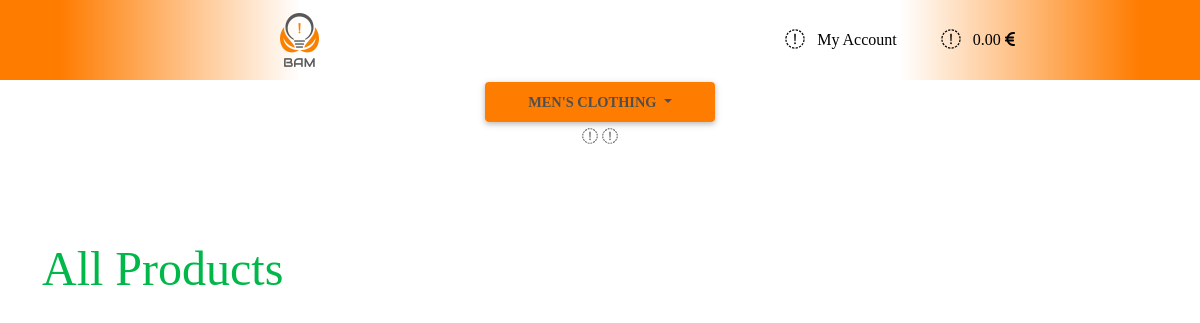
The app's page /, older data.
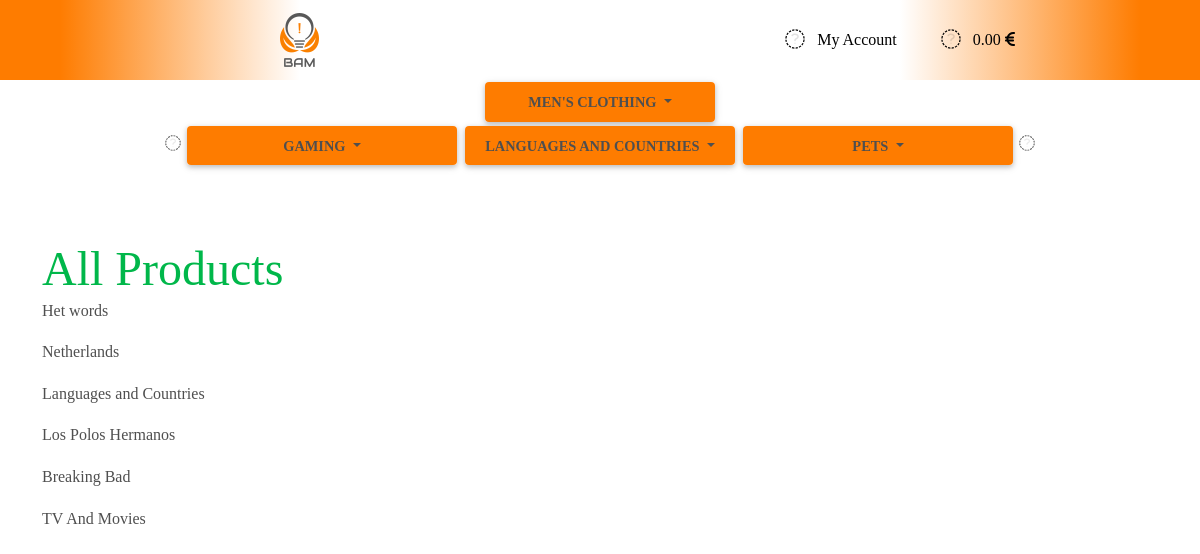
The same page, newer data.
### products/models.py (models this page shows, shortened)
class ProductGroup(models.Model):
    name = models.CharField(max_length=254)
    display_name = models.CharField(max_length=254, null=True, blank=True)
    class Meta:
        verbose_name_plural = 'Product Groups and Categories'

class ProductDesignGroup(models.Model):
    name = models.CharField(max_length=254)
    display_name = models.CharField(max_length=254, null=True, blank=True)
    class Meta:
        verbose_name_plural = 'Design Groups and Categories'

class Design(models.Model):
    product_design_category = models.ForeignKey(DesignCategory, null=True, blank=False, on_delete=models.CASCADE, related_name='product_design_category')
    name = models.CharField(max_length=254)
    display_name = models.CharField(max_length=254, null=True, blank=True)
    class Meta:
        verbose_name_plural = 'Design Templates'

class DesignCategory(models.Model):
    product_design_group = models.ForeignKey(ProductDesignGroup, null=True, blank=False, on_delete=models.CASCADE, related_name='product_design_group_for_category')
    name = models.CharField(max_length=254)
    display_name = models.CharField(max_length=254, null=True, blank=True)
    class Meta:
        verbose_name_plural = 'Design Categories'

### home/views.py (the view, shortened to what this page needs)
# urls.py: path('', views.index, name='home')
def index(request):
    all_product_design_groups = ProductDesignGroup.objects.all().order_by('display_name', )
    all_designs = Design.objects.all().order_by('display_name', )
    all_product_groups = ProductGroup.objects.all()
    context = {
        'all_product_groups': all_product_groups,
        'all_product_design_groups': all_product_design_groups,
        'all_designs': all_designs,
    }
    return render(request, 'home/index.html', context)

### home/views.py (called while the page is built)
def is_ajax(request):
    return request.META.get('HTTP_X_REQUESTED_WITH') == 'XMLHttpRequest'

### home/templates/home/index.html (shortened to what this page needs)
{% extends "base.html" %}
{% block page_header %}
    <div class="container header-container">
    </div>
{% endblock %}
{% block content %}
    <div class="container main-container h-100">
        <div class="row">
            <div class="col display-5 text-success">All Products</div>
        </div>
        <div>
            {% for design in all_designs %}
                <p>{{ design.display_name }}</p>
                <p>{{ design.product_design_category.display_name }}</p>
                <p>{{ design.product_design_category.product_design_group.display_name }}</p>
            {% endfor %}
        </div>
    </div>
{% endblock %}

### templates/base.html (shortened to what this page needs)
{% load static %}
<!doctype html>
<html lang="en">
  <head>
    {% block corecss %}
        <link href="https://cdn.jsdelivr.net/npm/bootstrap@5.1.3/dist/css/bootstrap.min.css" rel="stylesheet">
        <link rel="stylesheet" href="{% static 'mdb/css/mdb.min.css' %}"/>
        <link rel="stylesheet" href="{% static 'mdb/plugins/css/all.min.css' %}"/>
        <link rel="stylesheet" href="{% static 'css/base.css' %}">
    {% endblock %}
  </head>
  <body>
    <header id="main-header" class="container-fluid">
        {% include 'includes/top-nav.html' %}
        {% include 'includes/top-nav-lower.html' %}
    </header>
    {% block page_header %}
    {% endblock %}
    {% block content %}
    {% endblock %}
  </body>
</html>

### templates/includes/top-nav.html (shortened to what this page needs)
<div class="row top-nav-row">
    <div class="col-12 col-lg-6 my-auto py-1 py-lg-0 text-center text-lg-left">
        <a href="{% url 'home' %}" class="nav-link main-logo">
            <h1 class="my-0">
                <img src="{{ MEDIA_URL }}FaviconLogo.png">
            </h1>
        </a>
    </div>
    <div class="col-12 col-lg-6 my-auto py-1 py-lg-0">
        <ul class="list-inline list-unstyled text-center text-lg-right my-0">
            <li class="list-inline-item dropdown">
                <a class="text-black nav-link" href="#" id="user-options" data-mdb-toggle="dropdown" aria-haspopup="true" aria-expanded="false">
                    <div class="text-center">
                        <div>
                            <i class="fa-duotone fa-user fa-lg"></i>
                            <span class="ms-2">My Account</span>
                        </div>
                    </div>
                </a>
            </li>
            <li class="list-inline-item">
                <a class="{% if total %}text-black-orange fs-5 fw-bold{% else %}text-black{% endif %} nav-link" href="">
                    <div class="text-center">
                        <div>
                            <i class="fa-duotone fa-cart-shopping fa-lg"></i>
                          <span class="ms-2">
                            {% if order_total %}
                                  {{ order_total|floatformat:2 }} <i class="fas fa-euro-sign"></i>
                              {% else %}
                                  0.00 <i class="fas fa-euro-sign"></i>
                              {% endif %}
                          </span>
                        </div>
                    </div>
                </a>
            </li>
        </ul>
    </div>
</div>

### templates/includes/top-nav-lower.html (shortened to what this page needs)
<div class="row top-nav-row-menu">
    <div class="col-xxl-8 col-xl-10 offset-xxl-2 offset-xl-1 my-auto py-1 py-lg-0 text-center text-lg-left">
        {% for group in all_product_groups %}
        <div class="btn-group">
            <button
              class="btn top-menu-btn dropdown-toggle bg-orange fw-bold product-group-btn"
              type="button"
              id="{{ group.id }}"
              data-mdb-toggle="dropdown"
              aria-expanded="false"
            >
              {{ group.display_name }}
            </button>
        </div>
        {% endfor %}
      </div>
      <div class="col-xxl-8 col-xl-10 offset-xxl-2 offset-xl-1 my-auto py-1 py-lg-0 text-center text-lg-left design-btn-group-wrapper">
        <i class="fa-duotone fa-chevrons-left"></i>
        {% for design in all_product_design_groups %}
        <div class="btn-group design-btn-group d-none">
            <button
              class="btn top-menu-btn dropdown-toggle bg-orange fw-bold design-group-btn"
              type="button"
              id="{{ design.id }}"
              data-mdb-toggle="dropdown"
              aria-expanded="false"
            >
              {{ design.display_name }}
            </button>
        </div>
        {% endfor %}
        <i class="fa-duotone fa-chevrons-right"></i>
		</div>
</div>

### static/css/base.css (style rules this page uses)
html { height: 100%; }
body { height: calc(100vh - 100px); font-family: 'Domine', serif; }
.header-container { height: 100px; }
.bg-orange { background-color: rgb(254,124,0); }
.top-nav-row { background: linear-gradient(to right, rgba(254, 124, 0, 1.0) 5%, rgba(57, 59, 67, 0.0)25%,rgba(57, 59, 67, 0.0) 75%,rgba(254, 124, 0, 1.0) 95%); }
.product-group-btn { width: 230px; padding: 0.625rem 0.5rem 0.5rem; font-size: 0.9rem!important; }
.design-group-btn { width: 270px; padding: 0.625rem 0.5rem 0.5rem; font-size: 0.9rem!important; }
.top-nav-row-menu { height: 60px; }
.btn-group { margin: 2px; }
.fa-chevrons-left, .fa-chevrons-right { cursor: pointer; }

Row changes from the older to the newer data that the page shows:
added ProductDesignGroup: display_name "GAMING"
added ProductDesignGroup: display_name "LANGUAGES AND COUNTRIES"
added ProductDesignGroup: display_name "PETS"
added Design: display_name "Het words", product_design_category.display_name "Netherlands", product_design_category.product_design_group.display_name "Languages and Countries"
added Design: display_name "Los Polos Hermanos", product_design_category.display_name "Breaking Bad", product_design_category.product_design_group.display_name "TV And Movies"
